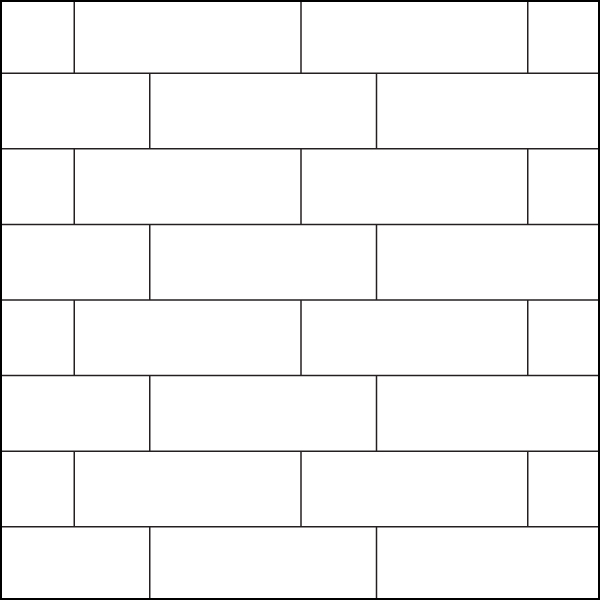
#> input picture intro/images/brickpattern.jpg, 600 x 600 px, found by its file name
$ python linedetection.py
#> lines starting #> are read from the running program, lines starting #| are printed output that depends on the picture; after the words box and inside, x2 and y2 are one past the last pixel; in counts of white or black regions, pixels touching at a corner belong together
# Python program to illustrate HoughLine method for line detection

# Following https://www.geeksforgeeks.org/line-detection-python-opencv-houghline-method/

import cv2
import numpy as np

# Reading the required image in
# which operations are to be done.
# Make sure that the image is in the same
# directory in which this python program is
image_path = r'/home/nroede/Python/Scripts/learncv/intro/images/brickpattern.jpg'
img = cv2.imread(image_path)
#> img is the input picture: shape (600, 600, 3); mean B, G, R 246.4, 246.3, 246.4
orig = img.copy()

# Convert the img to grayscale
gray = cv2.cvtColor(img,cv2.COLOR_BGR2GRAY)

# Apply edge detection method on the image
edges = cv2.Canny(gray,50,150,apertureSize = 3)
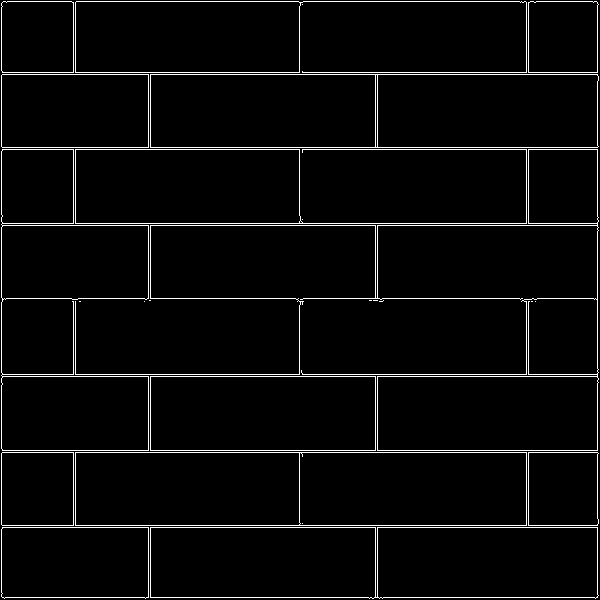
#> edges: shape (600, 600); 3.5% white in thin lines or dots

# This returns an array of r and theta values
lines = cv2.HoughLines(edges,1,np.pi/180, 200)
#> lines = 26 rows, first 8: [74, 1.57], [147, 1.57], [223, 1.57], [225, 1.57], [376, 1.57], [450, 1.57], [452, 1.57], [525, 1.57]

# The below for loop runs till r and theta values
# are in the range of the 2d array
for r_theta in lines:
	r,theta = r_theta[0]
	# Stores the value of cos(theta) in a
	a = np.cos(theta)

	# Stores the value of sin(theta) in b
	b = np.sin(theta)

	# x0 stores the value rcos(theta)
	x0 = a*r

	# y0 stores the value rsin(theta)
	y0 = b*r

	# x1 stores the rounded off value of (rcos(theta)-1000sin(theta))
	x1 = int(x0 + 1000*(-b))

	# y1 stores the rounded off value of (rsin(theta)+1000cos(theta))
	y1 = int(y0 + 1000*(a))

	# x2 stores the rounded off value of (rcos(theta)+1000sin(theta))
	x2 = int(x0 - 1000*(-b))

	# y2 stores the rounded off value of (rsin(theta)-1000cos(theta))
	y2 = int(y0 - 1000*(a))

	# cv2.line draws a line in img from the point(x1,y1) to (x2,y2).
	# (0,0,255) denotes the colour of the line to be
	#drawn. In this case, it is red.
	cv2.line(img,(x1,y1), (x2,y2), (0,0,255),2)
#> this loop made 26 passes
#> (r, theta, a, b, x0, y0, x1, y1) on passes 1 to 12: (74, 1.57, -4.37e-08, 1, -3.23e-06, 74, -1000, 73), (147, 1.57, -4.37e-08, 1, -6.43e-06, 147, -1000, 146), (223, 1.57, -4.37e-08, 1, -9.75e-06, 223, -1000, 222), (225, 1.57, -4.37e-08, 1, -9.84e-06, 225, -1000, 224), (376, 1.57, -4.37e-08, 1, -1.64e-05, 376, -1000, 375), (450, 1.57, -4.37e-08, 1, -1.97e-05, 450, -1000, 449), (452, 1.57, -4.37e-08, 1, -1.98e-05, 452, -1000, 451), (525, 1.57, -4.37e-08, 1, -2.29e-05, 525, -1000, 524), (527, 1.57, -4.37e-08, 1, -2.3e-05, 527, -1000, 526), (72, 1.57, -4.37e-08, 1, -3.15e-06, 72, -1000, 71), (149, 1.57, -4.37e-08, 1, -6.51e-06, 149, -1000, 148), (374, 1.57, -4.37e-08, 1, -1.63e-05, 374, -1000, 373)
#> (r, theta, b, x0, y0, x1, y1, x2) on pass 14: (1, 1.57, 1, -4.37e-08, 1, -1000, 0, 999)
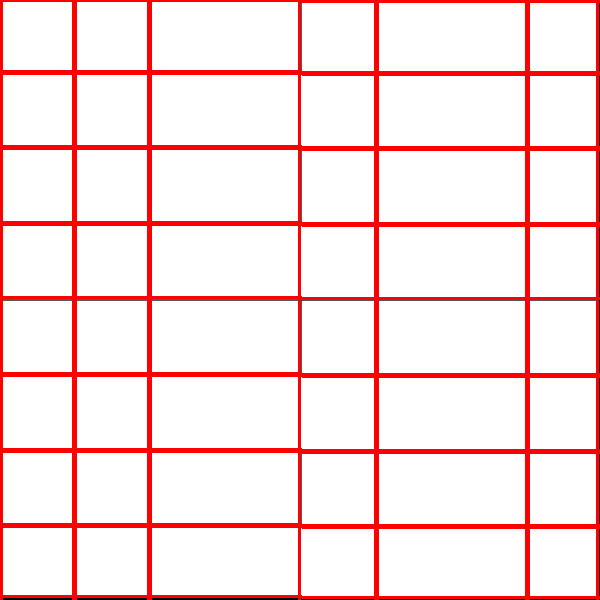
#> img: shape (600, 600, 3); 10.94% of pixels changed, all inside (x1, y1, x2, y2) = (0, 0, 600, 600)


cv2.imshow('original', orig)

# All the changes made in the input image are finally
# written on a new image houghlines.jpg
cv2.imshow('linesDetected', img)

# waits for user to press any key (this is necessary to avoid Python kernel form crashing)
cv2.waitKey(0)

# closing all open windows
cv2.destroyAllWindows()
